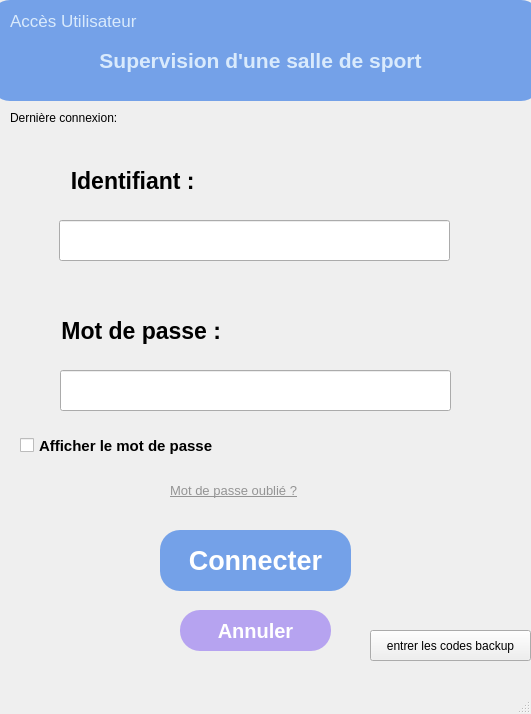
<?xml version="1.0" encoding="UTF-8"?>
<ui version="4.0">
 <class>MainWindow</class>
 <widget class="QMainWindow" name="MainWindow">
  <property name="geometry">
   <rect>
    <x>0</x>
    <y>0</y>
    <width>531</width>
    <height>714</height>
   </rect>
  </property>
  <property name="windowTitle">
   <string>MainWindow</string>
  </property>
  <widget class="QWidget" name="centralwidget">
   <widget class="QLabel" name="label">
    <property name="geometry">
     <rect>
      <x>0</x>
      <y>160</y>
      <width>201</width>
      <height>41</height>
     </rect>
    </property>
    <property name="font">
     <font>
      <pointsize>17</pointsize>
      <weight>75</weight>
      <bold>true</bold>
     </font>
    </property>
    <property name="text">
     <string>Identifiant : </string>
    </property>
    <property name="alignment">
     <set>Qt::AlignRight|Qt::AlignTrailing|Qt::AlignVCenter</set>
    </property>
   </widget>
   <widget class="QLineEdit" name="lineEdit_User_Name">
    <property name="geometry">
     <rect>
      <x>59</x>
      <y>220</y>
      <width>391</width>
      <height>41</height>
     </rect>
    </property>
    <property name="font">
     <font>
      <pointsize>15</pointsize>
      <weight>50</weight>
      <bold>false</bold>
     </font>
    </property>
   </widget>
   <widget class="QPushButton" name="pushButton_Login">
    <property name="geometry">
     <rect>
      <x>160</x>
      <y>530</y>
      <width>191</width>
      <height>61</height>
     </rect>
    </property>
    <property name="font">
     <font>
      <pointsize>20</pointsize>
      <weight>75</weight>
      <bold>true</bold>
     </font>
    </property>
    <property name="contextMenuPolicy">
     <enum>Qt::PreventContextMenu</enum>
    </property>
    <property name="styleSheet">
     <string notr="true">QPushButton{
 background-color: #74a1e8;
 color: white;
 border-radius: 20px;
 font-weight: bold;
}</string>
    </property>
    <property name="text">
     <string>Connecter</string>
    </property>
    <property name="checkable">
     <bool>false</bool>
    </property>
    <property name="autoDefault">
     <bool>false</bool>
    </property>
   </widget>
   <widget class="QPushButton" name="pushButton_Cancel">
    <property name="geometry">
     <rect>
      <x>180</x>
      <y>610</y>
      <width>151</width>
      <height>41</height>
     </rect>
    </property>
    <property name="font">
     <font>
      <pointsize>15</pointsize>
      <weight>75</weight>
      <bold>true</bold>
     </font>
    </property>
    <property name="styleSheet">
     <string notr="true">QPushButton{
 background-color: #b6a3f0;
 color: white;
 border-radius: 20px;
 font-weight: bold;
}</string>
    </property>
    <property name="text">
     <string>Annuler</string>
    </property>
   </widget>
   <widget class="QLineEdit" name="lineEdit_Password">
    <property name="geometry">
     <rect>
      <x>60</x>
      <y>370</y>
      <width>391</width>
      <height>41</height>
     </rect>
    </property>
    <property name="font">
     <font>
      <pointsize>15</pointsize>
      <weight>50</weight>
      <bold>false</bold>
     </font>
    </property>
    <property name="echoMode">
     <enum>QLineEdit::Password</enum>
    </property>
   </widget>
   <widget class="QLabel" name="label_2">
    <property name="geometry">
     <rect>
      <x>10</x>
      <y>310</y>
      <width>211</width>
      <height>41</height>
     </rect>
    </property>
    <property name="font">
     <font>
      <pointsize>17</pointsize>
      <weight>75</weight>
      <bold>true</bold>
     </font>
    </property>
    <property name="text">
     <string>Mot de passe :</string>
    </property>
    <property name="alignment">
     <set>Qt::AlignRight|Qt::AlignTrailing|Qt::AlignVCenter</set>
    </property>
   </widget>
   <widget class="QFrame" name="frame">
    <property name="geometry">
     <rect>
      <x>-10</x>
      <y>0</y>
      <width>551</width>
      <height>101</height>
     </rect>
    </property>
    <property name="styleSheet">
     <string notr="true">QFrame{
 background-color: #74a1e8;
 border-radius: 20px;
}</string>
    </property>
    <property name="frameShape">
     <enum>QFrame::StyledPanel</enum>
    </property>
    <property name="frameShadow">
     <enum>QFrame::Raised</enum>
    </property>
    <widget class="QLabel" name="label_6">
     <property name="geometry">
      <rect>
       <x>20</x>
       <y>10</y>
       <width>221</width>
       <height>21</height>
      </rect>
     </property>
     <property name="font">
      <font>
       <pointsize>13</pointsize>
       <underline>false</underline>
      </font>
     </property>
     <property name="styleSheet">
      <string notr="true">QLabel{
 color: #d9eafc;
}</string>
     </property>
     <property name="text">
      <string>Accès Utilisateur</string>
     </property>
    </widget>
    <widget class="QLabel" name="label_3">
     <property name="geometry">
      <rect>
       <x>20</x>
       <y>40</y>
       <width>501</width>
       <height>41</height>
      </rect>
     </property>
     <property name="font">
      <font>
       <pointsize>16</pointsize>
       <weight>75</weight>
       <bold>true</bold>
      </font>
     </property>
     <property name="styleSheet">
      <string notr="true">QLabel{
 color: #d9eafc;
}</string>
     </property>
     <property name="text">
      <string>Supervision d'une salle de sport</string>
     </property>
     <property name="alignment">
      <set>Qt::AlignCenter</set>
     </property>
    </widget>
   </widget>
   <widget class="QCheckBox" name="checkBox">
    <property name="geometry">
     <rect>
      <x>20</x>
      <y>430</y>
      <width>261</width>
      <height>31</height>
     </rect>
    </property>
    <property name="font">
     <font>
      <pointsize>11</pointsize>
      <weight>75</weight>
      <bold>true</bold>
     </font>
    </property>
    <property name="text">
     <string>Afficher le mot de passe </string>
    </property>
   </widget>
   <widget class="QLabel" name="label_5">
    <property name="geometry">
     <rect>
      <x>170</x>
      <y>480</y>
      <width>171</width>
      <height>20</height>
     </rect>
    </property>
    <property name="font">
     <font>
      <pointsize>10</pointsize>
      <underline>true</underline>
     </font>
    </property>
    <property name="styleSheet">
     <string notr="true">QLabel{
 color: #949494;
}</string>
    </property>
    <property name="text">
     <string>Mot de passe oublié ?</string>
    </property>
   </widget>
   <widget class="QPushButton" name="pushButton_Backup">
    <property name="geometry">
     <rect>
      <x>370</x>
      <y>630</y>
      <width>161</width>
      <height>31</height>
     </rect>
    </property>
    <property name="text">
     <string>entrer les codes backup</string>
    </property>
   </widget>
   <widget class="QLabel" name="label_Derniere_connexion">
    <property name="geometry">
     <rect>
      <x>10</x>
      <y>110</y>
      <width>241</width>
      <height>16</height>
     </rect>
    </property>
    <property name="text">
     <string>Dernière connexion: </string>
    </property>
   </widget>
  </widget>
  <widget class="QMenuBar" name="menubar">
   <property name="geometry">
    <rect>
     <x>0</x>
     <y>0</y>
     <width>531</width>
     <height>26</height>
    </rect>
   </property>
  </widget>
  <widget class="QStatusBar" name="statusbar"/>
 </widget>
 <resources/>
 <connections/>
</ui>
